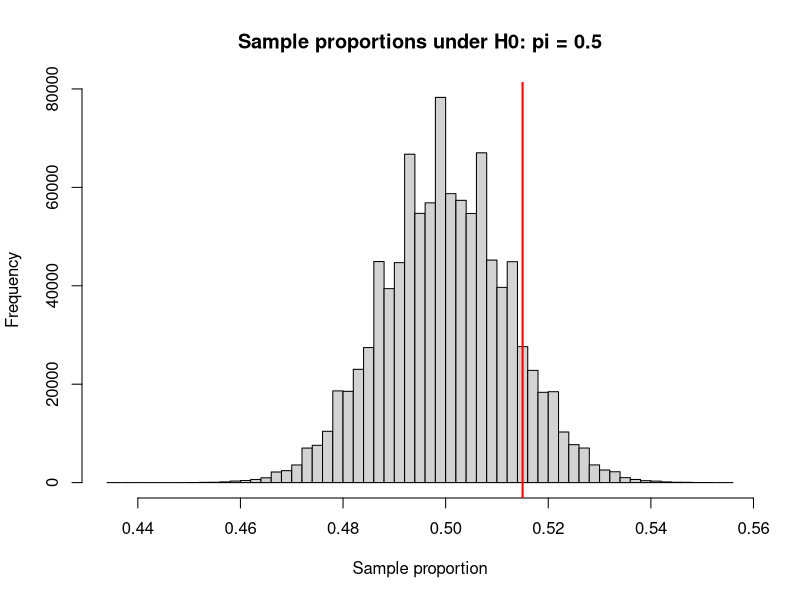

Generate this figure with R:
## ---- chunk 1
knitr::opts_chunk$set(echo = TRUE)
## ---- chunk 2
n     <- 1648   # poll size
p_obs <- 0.515  # observed proportion for Kelly
p0    <- 0.5    # presumed population proportion (H0)
## ---- chunk 3
se <- sqrt(p0 * (1 - p0) / n)
se
## ---- chunk 4
set.seed(0)
B <- 1e6
results <- rbinom(B, n, p0) / n
mean(results); sd(results)

hist(results, breaks = 50, main = "Sample proportions under H0: pi = 0.5",
     xlab = "Sample proportion")
abline(v = p_obs, col = "red", lwd = 2)

# Share of simulated polls with at least 51.5% for Kelly:
mean(results >= p_obs)
## ---- chunk 5
z <- (p_obs - p0) / se
z
1 - pnorm(z)   # normal approximation, compare with the simulation
